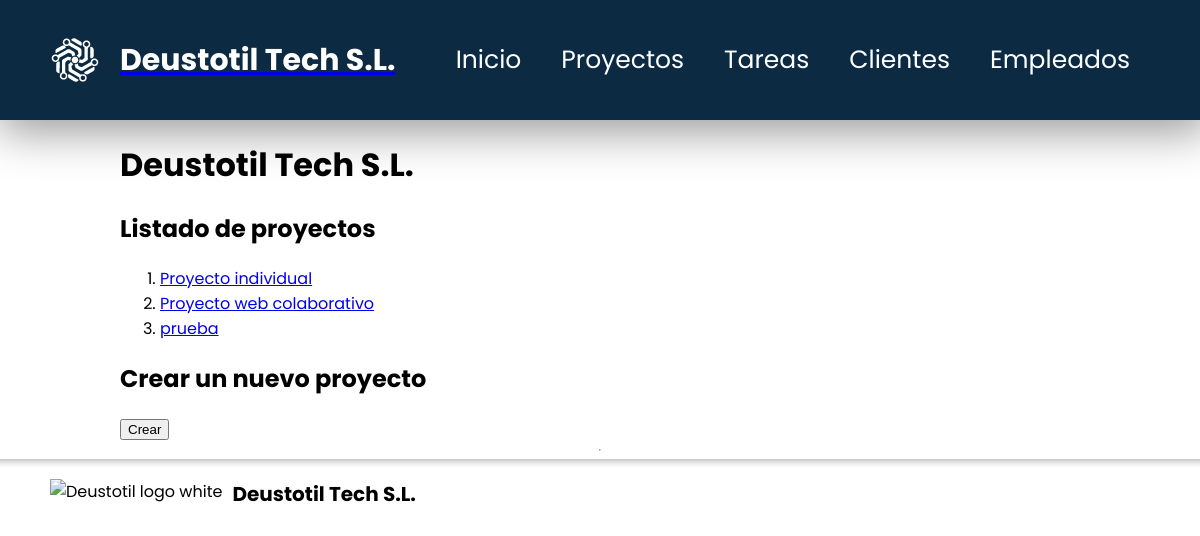
The page /appProyectos/proyectos/ on the database as committed earlier.
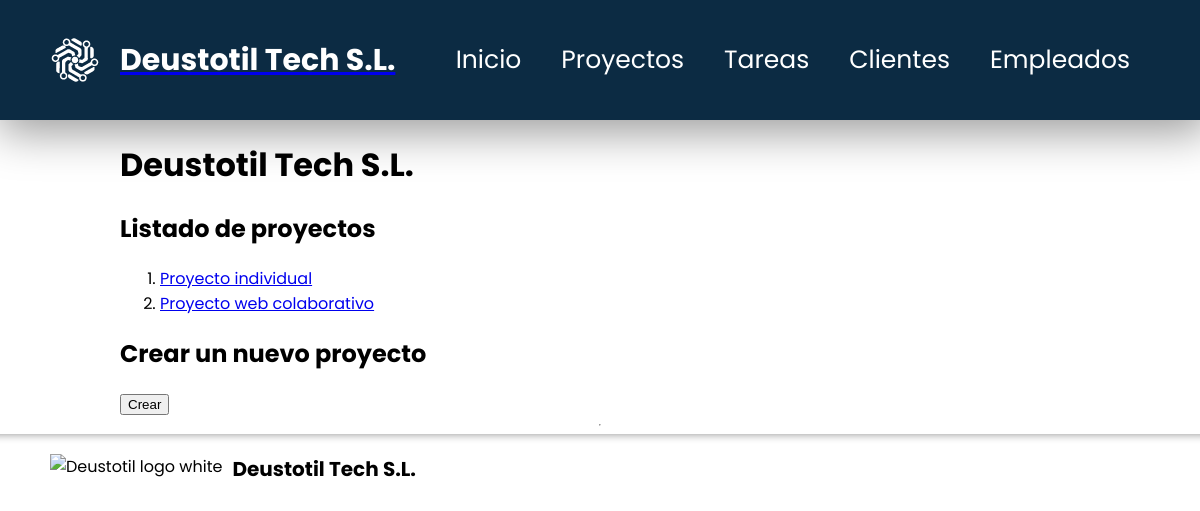
The same page on the database as committed later.
### appProyectos/models.py (models this page shows, shortened)
class Proyecto(models.Model):
    nombre = models.CharField(max_length=155)
    descripcion = models.CharField(max_length=255)
    fecha_inicio = models.DateField()
    fecha_fin = models.DateField()
    presupuesto = models.FloatField()
    cliente = models.ForeignKey(Cliente, on_delete=models.CASCADE)
    responsable = models.ForeignKey(Empleado, on_delete=models.CASCADE)

### appProyectos/views.py (the view)
# urls.py: path('proyectos/', views.ProyectoListView.as_view(), name='index proyectos'),
class ProyectoListView(ListView):
    model = Proyecto
    queryset = Proyecto.objects.order_by('nombre')

### appProyectos/templates/appProyectos/proyecto_list.html (shortened to what this page needs)
{% extends "base.html" %}
{% block contenido %}
    <h1>Deustotil Tech S.L.</h1>
    <h2>Listado de proyectos</h2>
    {% if proyecto_list %}
        <ol>
            {% for p in proyecto_list %}
                <li>
                    <a href="{% url 'proyecto' p.id %}">{{ p.nombre }}</a>
                </li>
            {% endfor %}
        </ol>
    {% else %}
        <p>No hay proyectos creados.</p>
    {% endif %}
    <h2>Crear un nuevo proyecto</h2>
    <a href="{% url 'registrar proyecto' %}">
        <input type="button" value="Crear">
    </a>
{% endblock contenido %}

Rows that differ between the two databases and show on the page:
removed Proyecto: nombre "prueba"
